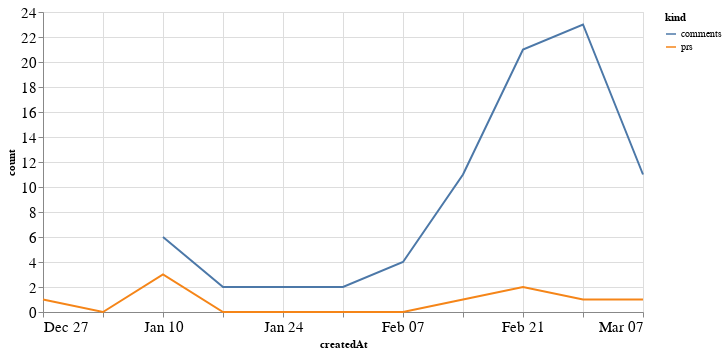

The notebook cell saved with this chart:
### Code cell
alt.Chart(total_time, width=600).mark_line().encode(
    x='createdAt',
    y='count',
    color='kind'
)

### Figure 1 — Vega-Lite specification as saved in the notebook (floating-point values rounded to 4 significant figures)
{"config": {"axisLeft": {"labelFontSize": 15}, "axisBottom": {"labelFontSize": 15}}, "data": {"name": "data-160750095d45c6750a73db56920da5a4"}, "mark": "line", "encoding": {"color": {"type": "nominal", "field": "kind"}, "x": {"type": "temporal", "field": "createdAt"}, "y": {"type": "quantitative", "field": "count"}}, "width": 600, "$schema": "https://vega.github.io/schema/vega-lite/v4.8.1.json", "datasets": {"data-160750095d45c6750a73db56920da5a4": [{"createdAt": "2020-12-27T00:00:00", "kind": "prs", "count": 1.0}, {"createdAt": "2021-01-03T00:00:00", "kind": "prs", "count": 0.0}, {"createdAt": "2021-01-10T00:00:00", "kind": "prs", "count": 3.0}, {"createdAt": "2021-01-17T00:00:00", "kind": "prs", "count": 0.0}, {"createdAt": "2021-01-24T00:00:00", "kind": "prs", "count": 0.0}, {"createdAt": "2021-01-31T00:00:00", "kind": "prs", "count": 0.0}, {"createdAt": "2021-02-07T00:00:00", "kind": "prs", "count": 0.0}, {"createdAt": "2021-02-14T00:00:00", "kind": "prs", "count": 1.0}, {"createdAt": "2021-02-21T00:00:00", "kind": "prs", "count": 2.0}, {"createdAt": "2021-02-28T00:00:00", "kind": "prs", "count": 1.0}, {"createdAt": "2021-03-07T00:00:00", "kind": "prs", "count": 1.0}, {"createdAt": "2020-12-27T00:00:00", "kind": "comments", "count": null}, {"createdAt": "2021-01-03T00:00:00", "kind": "comments", "count": null}, {"createdAt": "2021-01-10T00:00:00", "kind": "comments", "count": 6.0}, {"createdAt": "2021-01-17T00:00:00", "kind": "comments", "count": 2.0}, {"createdAt": "2021-01-24T00:00:00", "kind": "comments", "count": 2.0}, {"createdAt": "2021-01-31T00:00:00", "kind": "comments", "count": 2.0}, {"createdAt": "2021-02-07T00:00:00", "kind": "comments", "count": 4.0}, {"createdAt": "2021-02-14T00:00:00", "kind": "comments", "count": 11.0}, {"createdAt": "2021-02-21T00:00:00", "kind": "comments", "count": 21.0}, {"createdAt": "2021-02-28T00:00:00", "kind": "comments", "count": 23.0}, {"createdAt": "2021-03-07T00:00:00", "kind": "comments", "count": 11.0}]}}
